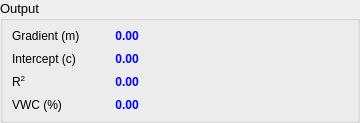
       <widget class="QGroupBox" name="groupBox_3">
        <property name="enabled">
         <bool>true</bool>
        </property>
        <property name="sizePolicy">
         <sizepolicy hsizetype="Maximum" vsizetype="Preferred">
          <horstretch>0</horstretch>
          <verstretch>0</verstretch>
         </sizepolicy>
        </property>
        <property name="minimumSize">
         <size>
          <width>360</width>
          <height>0</height>
         </size>
        </property>
        <property name="maximumSize">
         <size>
          <width>500</width>
          <height>200</height>
         </size>
        </property>
        <property name="font">
         <font>
          <pointsize>10</pointsize>
         </font>
        </property>
        <property name="layoutDirection">
         <enum>Qt::LeftToRight</enum>
        </property>
        <property name="title">
         <string>Output</string>
        </property>
        <layout class="QVBoxLayout" name="verticalLayout_3">
         <property name="spacing">
          <number>3</number>
         </property>
         <property name="sizeConstraint">
          <enum>QLayout::SetDefaultConstraint</enum>
         </property>
         <property name="leftMargin">
          <number>9</number>
         </property>
         <property name="topMargin">
          <number>5</number>
         </property>
         <property name="rightMargin">
          <number>9</number>
         </property>
         <property name="bottomMargin">
          <number>5</number>
         </property>
         <item>
          <layout class="QHBoxLayout" name="horizontalLayout_2">
           <property name="sizeConstraint">
            <enum>QLayout::SetDefaultConstraint</enum>
           </property>
           <item alignment="Qt::AlignLeft">
            <widget class="QLabel" name="label_9">
             <property name="sizePolicy">
              <sizepolicy hsizetype="Preferred" vsizetype="Maximum">
               <horstretch>0</horstretch>
               <verstretch>0</verstretch>
              </sizepolicy>
             </property>
             <property name="minimumSize">
              <size>
               <width>80</width>
               <height>0</height>
              </size>
             </property>
             <property name="font">
              <font>
               <pointsize>9</pointsize>
              </font>
             </property>
             <property name="text">
              <string>Gradient (m)</string>
             </property>
            </widget>
           </item>
           <item>
            <spacer name="horizontalSpacer_9">
             <property name="orientation">
              <enum>Qt::Horizontal</enum>
             </property>
             <property name="sizeType">
              <enum>QSizePolicy::Fixed</enum>
             </property>
             <property name="sizeHint" stdset="0">
              <size>
               <width>20</width>
               <height>20</height>
              </size>
             </property>
            </spacer>
           </item>
           <item>
            <widget class="QLabel" name="gradientResult_label">
             <property name="sizePolicy">
              <sizepolicy hsizetype="Preferred" vsizetype="Maximum">
               <horstretch>0</horstretch>
               <verstretch>0</verstretch>
              </sizepolicy>
             </property>
             <property name="font">
              <font>
               <pointsize>9</pointsize>
              </font>
             </property>
             <property name="text">
              <string>&lt;html&gt;&lt;head/&gt;&lt;body&gt;&lt;p align=&quot;center&quot;&gt;&lt;span style=&quot; font-weight:600; color:#0000ff;&quot;&gt;0.00&lt;/span&gt;&lt;/p&gt;&lt;/body&gt;&lt;/html&gt;</string>
             </property>
            </widget>
           </item>
           <item>
            <spacer name="horizontalSpacer_6">
             <property name="orientation">
              <enum>Qt::Horizontal</enum>
             </property>
             <property name="sizeHint" stdset="0">
              <size>
               <width>40</width>
               <height>20</height>
              </size>
             </property>
            </spacer>
           </item>
          </layout>
         </item>
         <item>
          <layout class="QHBoxLayout" name="horizontalLayout_6">
           <item>
            <widget class="QLabel" name="label_11">
             <property name="sizePolicy">
              <sizepolicy hsizetype="Preferred" vsizetype="Maximum">
               <horstretch>0</horstretch>
               <verstretch>0</verstretch>
              </sizepolicy>
             </property>
             <property name="minimumSize">
              <size>
               <width>80</width>
               <height>0</height>
              </size>
             </property>
             <property name="font">
              <font>
               <pointsize>9</pointsize>
              </font>
             </property>
             <property name="text">
              <string>Intercept (c)</string>
             </property>
            </widget>
           </item>
           <item>
            <spacer name="horizontalSpacer_10">
             <property name="orientation">
              <enum>Qt::Horizontal</enum>
             </property>
             <property name="sizeType">
              <enum>QSizePolicy::Fixed</enum>
             </property>
             <property name="sizeHint" stdset="0">
              <size>
               <width>20</width>
               <height>20</height>
              </size>
             </property>
            </spacer>
           </item>
           <item>
            <widget class="QLabel" name="interceptResult_label">
             <property name="sizePolicy">
              <sizepolicy hsizetype="Preferred" vsizetype="Maximum">
               <horstretch>0</horstretch>
               <verstretch>0</verstretch>
              </sizepolicy>
             </property>
             <property name="font">
              <font>
               <pointsize>9</pointsize>
              </font>
             </property>
             <property name="text">
              <string>&lt;html&gt;&lt;head/&gt;&lt;body&gt;&lt;p align=&quot;center&quot;&gt;&lt;span style=&quot; font-weight:600; color:#0000ff;&quot;&gt;0.00&lt;/span&gt;&lt;/p&gt;&lt;/body&gt;&lt;/html&gt;</string>
             </property>
            </widget>
           </item>
           <item>
            <spacer name="horizontalSpacer_7">
             <property name="orientation">
              <enum>Qt::Horizontal</enum>
             </property>
             <property name="sizeHint" stdset="0">
              <size>
               <width>40</width>
               <height>20</height>
              </size>
             </property>
            </spacer>
           </item>
          </layout>
         </item>
         <item>
          <layout class="QHBoxLayout" name="horizontalLayout_7">
           <item alignment="Qt::AlignLeft">
            <widget class="QLabel" name="label_13">
             <property name="sizePolicy">
              <sizepolicy hsizetype="Preferred" vsizetype="Maximum">
               <horstretch>0</horstretch>
               <verstretch>0</verstretch>
              </sizepolicy>
             </property>
             <property name="minimumSize">
              <size>
               <width>80</width>
               <height>0</height>
              </size>
             </property>
             <property name="font">
              <font>
               <pointsize>9</pointsize>
              </font>
             </property>
             <property name="text">
              <string>&lt;html&gt;&lt;head/&gt;&lt;body&gt;&lt;p&gt;R&lt;span style=&quot; vertical-align:super;&quot;&gt;2&lt;/span&gt;&lt;/p&gt;&lt;/body&gt;&lt;/html&gt;</string>
             </property>
            </widget>
           </item>
           <item>
            <spacer name="horizontalSpacer_11">
             <property name="orientation">
              <enum>Qt::Horizontal</enum>
             </property>
             <property name="sizeType">
              <enum>QSizePolicy::Fixed</enum>
             </property>
             <property name="sizeHint" stdset="0">
              <size>
               <width>20</width>
               <height>20</height>
              </size>
             </property>
            </spacer>
           </item>
           <item>
            <widget class="QLabel" name="r2Result_label">
             <property name="sizePolicy">
              <sizepolicy hsizetype="Preferred" vsizetype="Maximum">
               <horstretch>0</horstretch>
               <verstretch>0</verstretch>
              </sizepolicy>
             </property>
             <property name="font">
              <font>
               <pointsize>9</pointsize>
              </font>
             </property>
             <property name="text">
              <string>&lt;html&gt;&lt;head/&gt;&lt;body&gt;&lt;p align=&quot;center&quot;&gt;&lt;span style=&quot; font-weight:600; color:#0000ff;&quot;&gt;0.00&lt;/span&gt;&lt;/p&gt;&lt;/body&gt;&lt;/html&gt;</string>
             </property>
            </widget>
           </item>
           <item>
            <spacer name="horizontalSpacer_8">
             <property name="orientation">
              <enum>Qt::Horizontal</enum>
             </property>
             <property name="sizeHint" stdset="0">
              <size>
               <width>40</width>
               <height>20</height>
              </size>
             </property>
            </spacer>
           </item>
          </layout>
         </item>
         <item>
          <layout class="QHBoxLayout" name="horizontalLayout_13">
           <item>
            <widget class="QLabel" name="label_14">
             <property name="sizePolicy">
              <sizepolicy hsizetype="Preferred" vsizetype="Maximum">
               <horstretch>0</horstretch>
               <verstretch>0</verstretch>
              </sizepolicy>
             </property>
             <property name="minimumSize">
              <size>
               <width>80</width>
               <height>0</height>
              </size>
             </property>
             <property name="font">
              <font>
               <pointsize>9</pointsize>
              </font>
             </property>
             <property name="text">
              <string>VWC (%)</string>
             </property>
            </widget>
           </item>
           <item>
            <spacer name="horizontalSpacer_3">
             <property name="orientation">
              <enum>Qt::Horizontal</enum>
             </property>
             <property name="sizeType">
              <enum>QSizePolicy::Fixed</enum>
             </property>
             <property name="sizeHint" stdset="0">
              <size>
               <width>20</width>
               <height>20</height>
              </size>
             </property>
            </spacer>
           </item>
           <item>
            <widget class="QLabel" name="vwcResult_label">
             <property name="sizePolicy">
              <sizepolicy hsizetype="Preferred" vsizetype="Maximum">
               <horstretch>0</horstretch>
               <verstretch>0</verstretch>
              </sizepolicy>
             </property>
             <property name="font">
              <font>
               <pointsize>9</pointsize>
              </font>
             </property>
             <property name="mouseTracking">
              <bool>true</bool>
             </property>
             <property name="text">
              <string>&lt;html&gt;&lt;head/&gt;&lt;body&gt;&lt;p align=&quot;center&quot;&gt;&lt;span style=&quot; font-weight:600; color:#0000ff;&quot;&gt;0.00&lt;/span&gt;&lt;/p&gt;&lt;/body&gt;&lt;/html&gt;</string>
             </property>
            </widget>
           </item>
           <item>
            <spacer name="horizontalSpacer_14">
             <property name="orientation">
              <enum>Qt::Horizontal</enum>
             </property>
             <property name="sizeHint" stdset="0">
              <size>
               <width>40</width>
               <height>20</height>
              </size>
             </property>
            </spacer>
           </item>
          </layout>
         </item>
        </layout>
       </widget>
